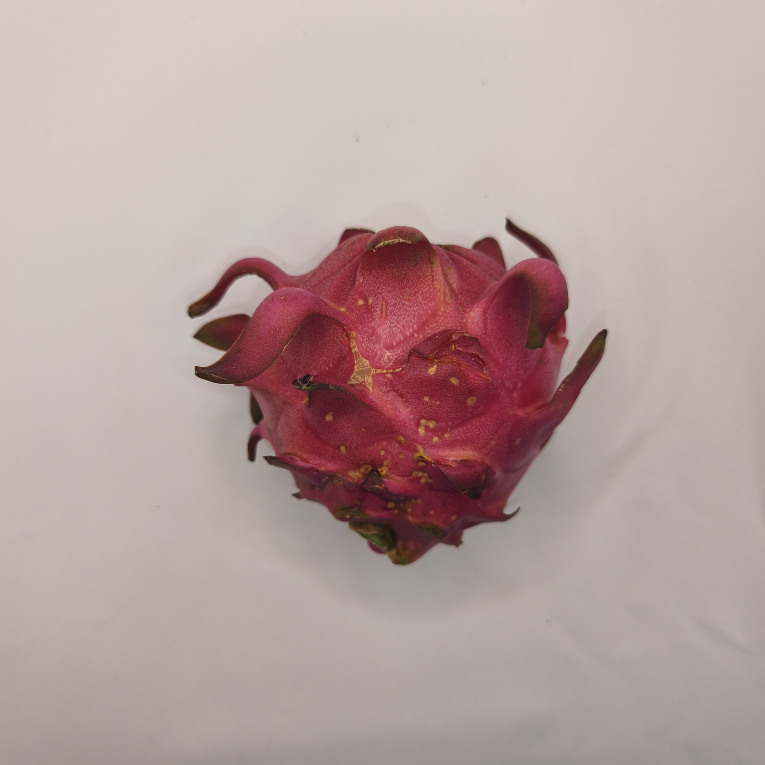
#> input picture raw_data/A/A_01.jpg, 3060 x 3060 px (shown at 1/4 size); its folder holds only this picture in this run
$ python main.py
#> lines starting #> are read from the running program, lines starting #| are printed output that depends on the picture; after the words box and inside, x2 and y2 are one past the last pixel; in counts of white or black regions, pixels touching at a corner belong together
### src/utils.py
import cv2
import numpy as np
import os

def load_all_images(base_path):
    """Load semua file gambar dari subfolder raw_data"""
    image_paths = []
    for root, _, files in os.walk(base_path):
        for file in files:
            if file.lower().endswith(('.jpg', '.jpeg', '.png')):
                image_paths.append(os.path.join(root, file))
#> further down, img is the input picture: shape (3060, 3060, 3); mean B, G, R 157.5, 161.5, 181.5
    return image_paths

def save_image(output_path, image):
    cv2.imwrite(output_path, image)

### src/preprocessing.py
import cv2
import numpy as np

def preprocess_image(img):
    """Denoise dan konversi warna, tanpa resize (untuk pengukuran akurat)."""
    img = cv2.GaussianBlur(img, (3, 3), 0)
    hsv = cv2.cvtColor(img, cv2.COLOR_BGR2HSV)
#> hsv: shape (3060, 3060, 3); mean H, S, V 29.8, 41.9, 181.5
    return hsv

### src/segmentation.py
import cv2
import numpy as np

def segment_image(hsv):

    # --- Warna utama buah naga (merah, hijau, kuning) ---
    lower_red1 = np.array([0, 40, 40])
    upper_red1 = np.array([15, 255, 255])
    lower_red2 = np.array([160, 40, 40])
    upper_red2 = np.array([180, 255, 255])
    lower_green = np.array([35, 40, 40])
    upper_green = np.array([90, 255, 255])
    lower_yellow = np.array([20, 40, 40])
    upper_yellow = np.array([45, 255, 255])

    mask_red = cv2.bitwise_or(cv2.inRange(hsv, lower_red1, upper_red1),
                              cv2.inRange(hsv, lower_red2, upper_red2))
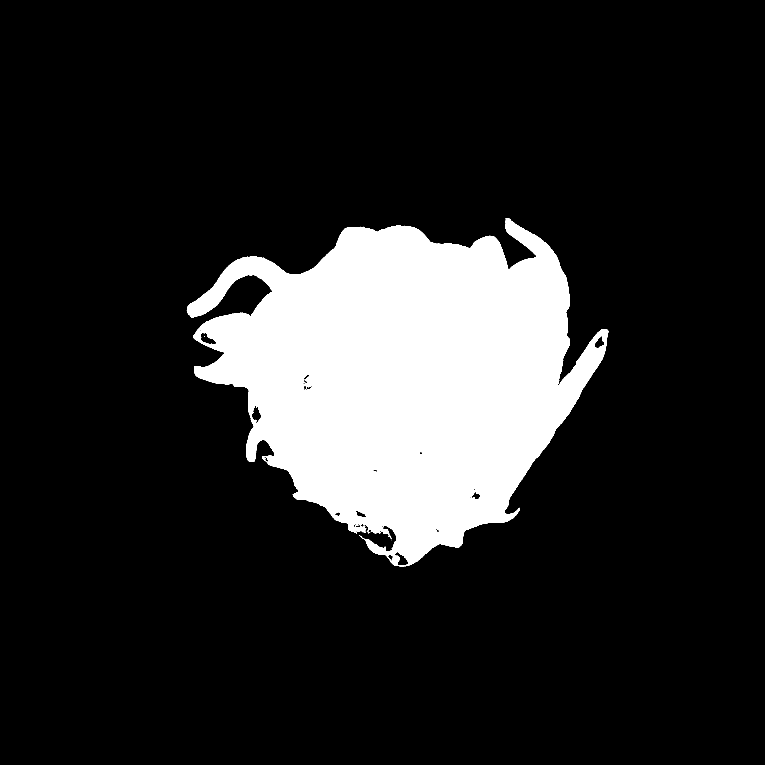
#> mask_red: shape (3060, 3060) (shown at 1/4 size); 15% white; 20 white regions (18 under 20 px), largest, box (x1, y1, x2, y2) and area: (747, 873, 2433, 2266) 1406545, (1554, 2139, 1566, 2155) 53
    mask_green = cv2.inRange(hsv, lower_green, upper_green)
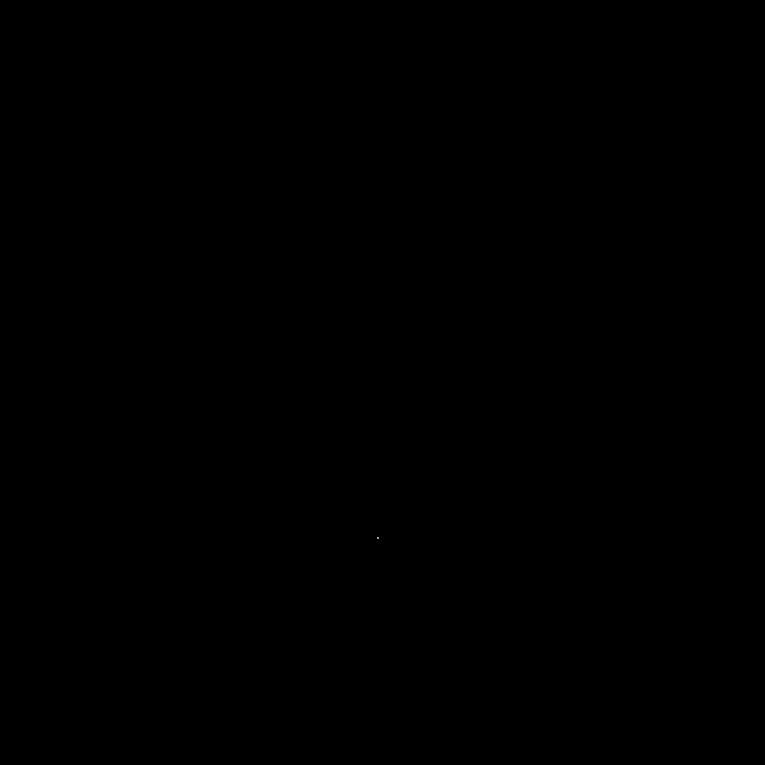
#> mask_green: shape (3060, 3060) (shown at 1/4 size); 0% white in thin lines or dots, all inside (x1, y1, x2, y2) = (1510, 2150, 1514, 2154)
    mask_yellow = cv2.inRange(hsv, lower_yellow, upper_yellow)
#> mask_yellow: shape (3060, 3060); 0.06% white; 23 white regions (16 under 20 px), largest, box (x1, y1, x2, y2) and area: (1429, 2126, 1568, 2205) 3992, (1594, 2233, 1626, 2261) 612, (1017, 1638, 1035, 1677) 398
    mask = cv2.bitwise_or(mask_red, cv2.bitwise_or(mask_green, mask_yellow))

    # --- Buang background putih / abu & bayangan ---
    bg_light = cv2.inRange(hsv, (0, 0, 160), (180, 60, 255))
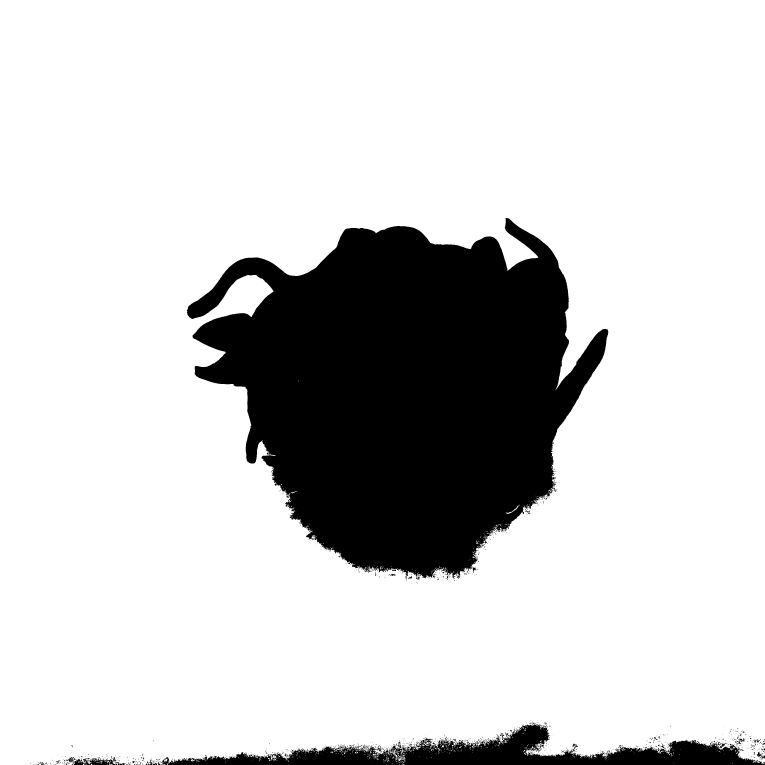
#> bg_light: shape (3060, 3060) (shown at 1/4 size); 81.9% white; 1021 black regions (930 under 20 px), largest, box (x1, y1, x2, y2) and area: (748, 872, 2433, 2320) 1533576, (643, 2897, 3060, 3060) 145447, (293, 3033, 462, 3060) 2658
    bg_dark = cv2.inRange(hsv, (0, 0, 0), (180, 100, 50))
#> bg_dark: shape (3060, 3060); 0.02% white; 51 white regions (42 under 20 px), largest, box (x1, y1, x2, y2) and area: (1206, 1499, 1238, 1537) 498, (1885, 1987, 1916, 1997) 194, (1558, 2117, 1575, 2148) 170
    bg_mask = cv2.bitwise_or(bg_light, bg_dark)
    mask = cv2.bitwise_and(mask, cv2.bitwise_not(bg_mask))
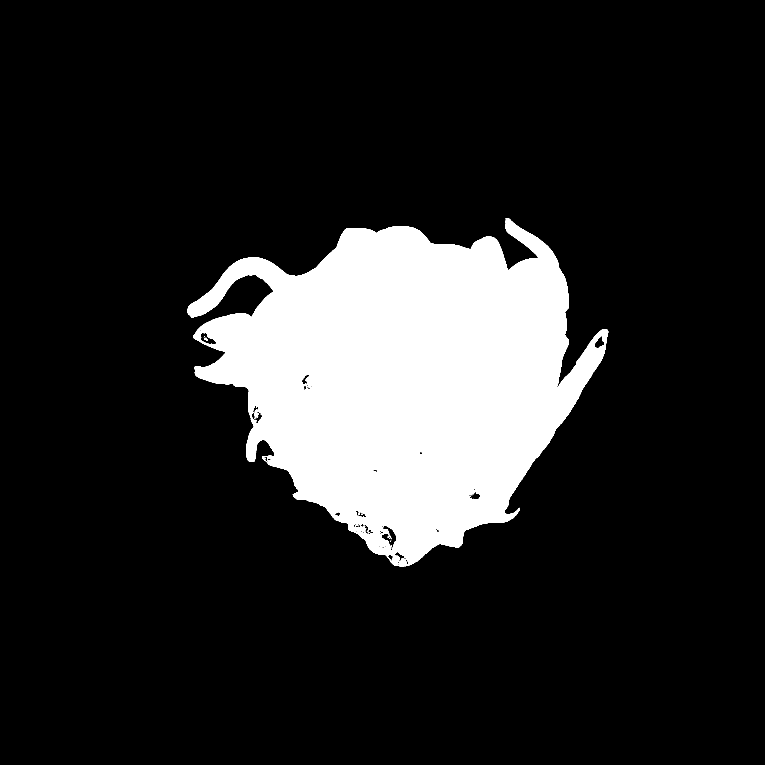
#> mask: shape (3060, 3060) (shown at 1/4 size); 15% white; 47 white regions (40 under 20 px), largest, box (x1, y1, x2, y2) and area: (748, 873, 2433, 2266) 1399002, (1594, 2233, 1626, 2261) 612, (1017, 1638, 1035, 1677) 398

    # --- Bersihkan noise dan haluskan tepi ---
    kernel = np.ones((3, 3), np.uint8)
    mask = cv2.morphologyEx(mask, cv2.MORPH_CLOSE, kernel, iterations=2)
#> mask: shape (3060, 3060); 15% white; 7 white regions (5 under 20 px), largest, box (x1, y1, x2, y2) and area: (748, 873, 2433, 2266) 1403550, (817, 1351, 832, 1364) 110
    mask = cv2.morphologyEx(mask, cv2.MORPH_OPEN, kernel, iterations=1)
#> mask: shape (3060, 3060); 15% white; 2 white regions, box (x1, y1, x2, y2) and area: (748, 873, 2433, 2266) 1403422, (817, 1351, 831, 1362) 106

    # --- Refinement lembut untuk sisa tipis background ---
    # Fokus: area terang tapi tidak terlalu jenuh (warna abu tipis di pinggir)
    edge_refine = cv2.inRange(hsv, (0, 0, 130), (180, 70, 255))
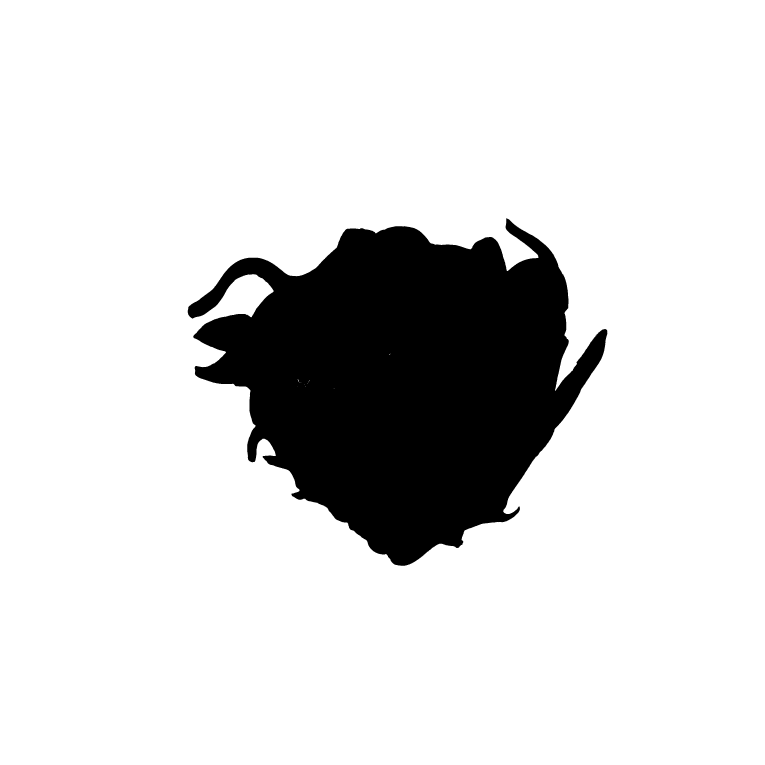
#> edge_refine: shape (3060, 3060) (shown at 1/4 size); 85% white; 1 black region
    edge_refine = cv2.GaussianBlur(edge_refine, (5, 5), 0)
    edge_refine = cv2.dilate(edge_refine, kernel, iterations=1)
    mask = cv2.bitwise_and(mask, cv2.bitwise_not(edge_refine))

    # --- Ambil kontur terbesar (buah utama) ---
    contours, _ = cv2.findContours(mask, cv2.RETR_EXTERNAL, cv2.CHAIN_APPROX_SIMPLE)
#> contours = 1 contour; box (x1, y1, x2, y2) and area: (750, 873, 2431, 2264) 1403672
    if contours:
        filled_mask = np.zeros_like(mask)
        cv2.drawContours(filled_mask, [max(contours, key=cv2.contourArea)], -1, 255, -1)
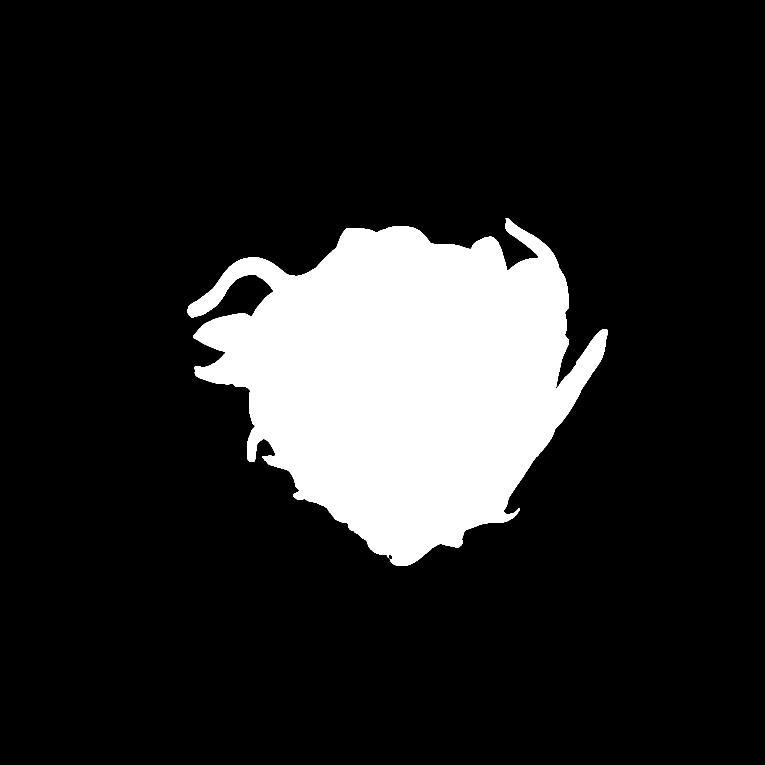
#> filled_mask: shape (3060, 3060) (shown at 1/4 size); 15% white; 1 white region, box (x1, y1, x2, y2) and area: (750, 873, 2431, 2264) 1407020
        mask = filled_mask

    # --- Feathering ringan untuk tepi (hilangkan garis keras) ---
    mask_blur = cv2.GaussianBlur(mask, (3, 3), 0)
    _, mask_final = cv2.threshold(mask_blur, 100, 255, cv2.THRESH_BINARY)
#> mask_final: shape (3060, 3060); 15% white; 1 white region

    # --- Terapkan mask akhir ke citra ---
    segmented = cv2.bitwise_and(hsv, hsv, mask=mask_final)
#> segmented: shape (3060, 3060, 3); mean H, S, V 21.1, 23.2, 18.4
    return segmented, mask_final

### src/feature_extraction.py
# file: feature_extraction.py
import cv2
import numpy as np
import math

def extract_features(segmented_img, mask):

    if mask is None or np.count_nonzero(mask) == 0:
        return 0.0, 0.0, 0.0, 0.0

    contours, _ = cv2.findContours(mask, cv2.RETR_EXTERNAL, cv2.CHAIN_APPROX_SIMPLE)
#> contours = 1 contour; box (x1, y1, x2, y2) and area: (750, 873, 2431, 2264) 1403740
    if not contours:
        return 0.0, 0.0, 0.0, 0.0

    c = max(contours, key=cv2.contourArea)
#> c = contour of 3249 points, box (x1, y1, x2, y2) (750, 873, 2431, 2264), area 1403740
    x, y, w_box, h_box = cv2.boundingRect(c)
#> x = 750; y = 873; w_box = 1681; h_box = 1391

    pixel_per_cm = 102.0
    cm_per_pixel = 1.0 / pixel_per_cm

    length_cm = max(w_box, h_box) * cm_per_pixel * 0.9
#> length_cm = 14.83
    diameter_cm = min(w_box, h_box) * cm_per_pixel * 0.9
#> diameter_cm = 12.27
    ratio = length_cm / diameter_cm if diameter_cm > 0 else 0.0
#> ratio = 1.21

    # ----------------------------------------
    # Estimasi berat berbasis volume (Modified)
    # ----------------------------------------
    radius = diameter_cm / 2
#> radius = 6.14
    volume_cm3 = math.pi * (radius ** 2) * length_cm
#> volume_cm3 = 1754.8

    density = 0.22  # density rata-rata buah naga
    weight_est_g = density * volume_cm3
#> weight_est_g = 386.1

    # Scaling (Adjusted)
    weight_est_g *= 1.32     # scaling ditingkatkan
#> weight_est_g = 509.6

    weight_est_g = max(weight_est_g, 0)

    return (
        round(length_cm, 3),
        round(diameter_cm, 3),
        round(weight_est_g, 3),
        round(ratio, 4)
    )

### src/main.py
import os
import cv2
import csv
from config import RAW_DATA_DIR, SEGMENTED_DIR, FEATURE_CSV
from utils import load_all_images, save_image
from preprocessing import preprocess_image
from segmentation import segment_image
from feature_extraction import extract_features

# 1️⃣ Load semua gambar
image_paths = load_all_images(RAW_DATA_DIR)
print(f"[INFO] Total gambar ditemukan: {len(image_paths)}")

# 2️⃣ Cek apakah CSV sudah ada
file_exists = os.path.exists(FEATURE_CSV)

# 3️⃣ Tulis ke CSV (append agar data baru tidak menimpa yang lama)
with open(FEATURE_CSV, mode='a', newline='') as file:
    writer = csv.writer(file)

    # 4️⃣ Jika CSV belum ada, buat header baru
    if not file_exists:
        writer.writerow([
            "filename",
            "length_cm",
            "diameter_cm",
            "weight_est_g",
            "ratio_ld"
        ])

    # 5️⃣ Proses setiap gambar
    for path in image_paths:
        img_name = os.path.basename(path)
        print(f"[PROCESS] Memproses: {img_name}")

        img = cv2.imread(path)
        if img is None:
            print(f" Gagal membaca {img_name}")
            continue

        # Preprocessing (HSV, noise removal, dsb.)
        hsv = preprocess_image(img)

        # Segmentasi
        segmented, mask = segment_image(hsv)

        # Ekstraksi fitur (versi baru)
        length_cm, diameter_cm, weight_est_g, ratio_ld = extract_features(segmented, mask)
#> length_cm = 14.83; diameter_cm = 12.27; weight_est_g = 509.6; ratio_ld = 1.21

        # Simpan gambar hasil segmentasi
        out_path = os.path.join(SEGMENTED_DIR, img_name)
        save_image(out_path, cv2.cvtColor(segmented, cv2.COLOR_HSV2BGR))
#> in save_image, `cv2.imwrite(output_path, image)`:
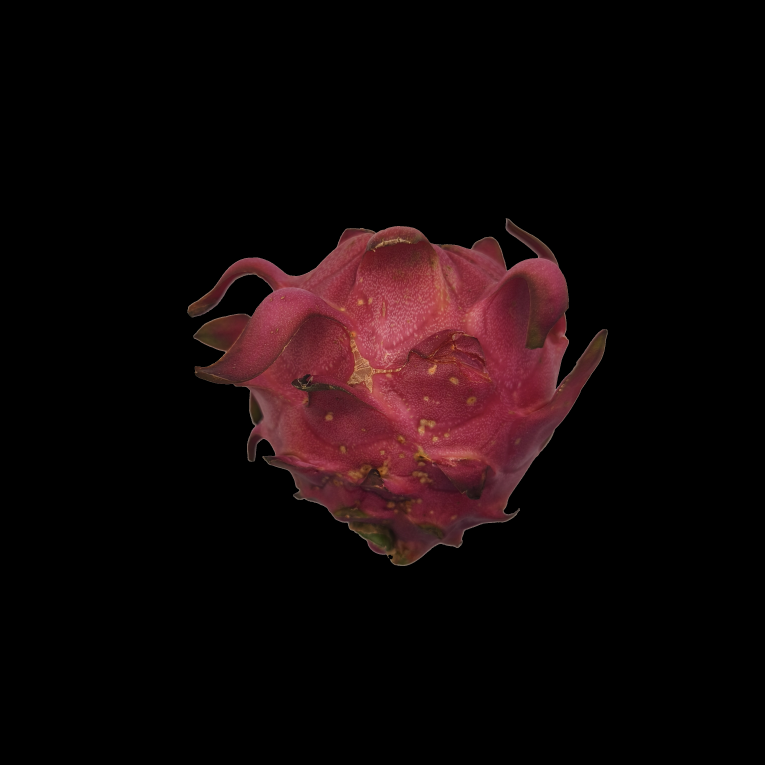
#> saved as A_01.jpg: shape (3060, 3060, 3) (shown at 1/4 size); mean B, G, R 8.4, 7.5, 18.4

        # Simpan data fitur ke CSV
        writer.writerow([
            img_name,
            length_cm,
            diameter_cm,
            weight_est_g,
            ratio_ld
        ])

print("\n[OK] Ekstraksi fitur selesai!")
print(f"     File CSV tersimpan di: {FEATURE_CSV}")
